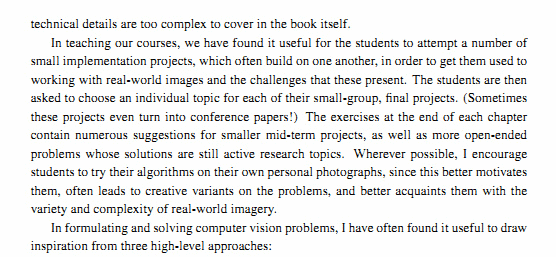
//> input picture assets/imageTextN.png, 556 x 257 px
$ ./test_dft ../assets/imageTextN.png   (built with g++ and OpenCV 4)
//> lines starting //> are read from the running program, lines starting //| are printed output that depends on the picture
#include "opencv2/core/core.hpp"
#include "opencv2/imgproc/imgproc.hpp"
#include "opencv2/imgcodecs.hpp"
#include "opencv2/highgui/highgui.hpp"
#include <iostream>
#include <cmath>

using namespace cv;

Mat I, r;
int s;
int reversed = 0;

Mat rotate(Mat src, double angle)
{
    Mat dst;
    Point2f pt(src.cols/2., src.rows/2.);
    r = getRotationMatrix2D(pt, angle, 1.0);
    warpAffine(src, dst, r, Size(src.cols, src.rows));
    return dst;
}

void reversed_cb(int, void*)
{
  r = rotate(I, s + (reversed ? -180 : 0));

  imshow("Input Image", r);
}

int main(int argc, char ** argv)
{
  const char* filename;
  if (argc > 1)
    filename = argv[1];
  else
    std::cout << "Usage: ./test_dft <filename>" << std::endl;

  I = imread(filename, IMREAD_GRAYSCALE);
//> I: 257 rows x 556 cols, CV_8UC1; min 1, max 254, mean 232.6
  if( I.empty())
    return -1;

  Mat padded;
  int m = getOptimalDFTSize( I.rows );
//> m = 270
  int n = getOptimalDFTSize( I.cols );
//> n = 576
  copyMakeBorder(I, padded, 0, m - I.rows, 0, n - I.cols, BORDER_CONSTANT, Scalar::all(0));

  Mat planes[] = {Mat_<float>(padded), Mat::zeros(padded.size(), CV_32F)};
//> planes[1]: 270 rows x 576 cols, CV_32FC1; every value is 0
  Mat complexI;
  merge(planes, 2, complexI);

  dft(complexI, complexI);

  split(complexI, planes);
  magnitude(planes[0], planes[1], planes[0]);
  Mat magI = planes[0];

  magI += Scalar::all(1);
  log(magI, magI);

  magI = magI(Rect(0, 0, magI.cols & -2, magI.rows & -2));

  int cx = magI.cols/2;
//> cx = 288
  int cy = magI.rows/2;
//> cy = 135

  Mat q0(magI, Rect(0, 0, cx, cy));
  Mat q1(magI, Rect(cx, 0, cx, cy));
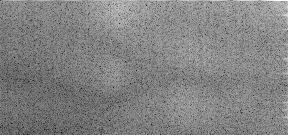
//> q1: 135 rows x 288 cols, CV_32FC1; min 4.15, max 14, mean 9.2; drawn with min black and max white
  Mat q2(magI, Rect(0, cy, cx, cy));
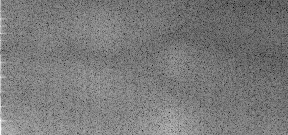
//> q2: 135 rows x 288 cols, CV_32FC1; min 4.15, max 14.68, mean 9.19; drawn with min black and max white
  Mat q3(magI, Rect(cx, cy, cx, cy));
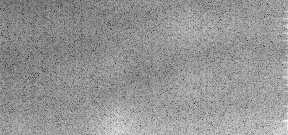
//> q3: 135 rows x 288 cols, CV_32FC1; min 3.8, max 12.8, mean 9.07; drawn with min black and max white

  Mat tmp;
  q0.copyTo(tmp);
  q3.copyTo(q0);
  tmp.copyTo(q3);

  q1.copyTo(tmp);
  q2.copyTo(q1);
  tmp.copyTo(q2);
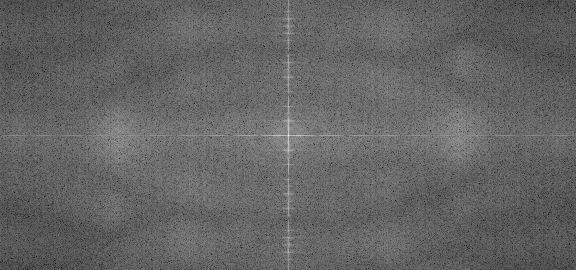
//> magI: 270 rows x 576 cols, CV_32FC1; min 3.8, max 17.32, mean 9.14; drawn with min black and max white

  normalize(magI, magI, 0, 1, NORM_MINMAX);

  magI.convertTo(magI, CV_8U, 255);
//> magI: 270 rows x 576 cols, CV_8UC1
  imwrite("m.jpg", magI);

  std::vector<Vec2f> lines;
  std::vector<Vec4i> linesP;
  std::vector<float> slopes;
  std::vector<int> intercepts;

  Mat cdst = imread("m.jpg", 0);
//> cdst: 270 rows x 576 cols, CV_8UC1; min 0, max 255, mean 100.7

  Mat dst = Mat::zeros(I.rows, I.cols, CV_8UC3);

  Canny(cdst, cdst, 150, 150, 3);
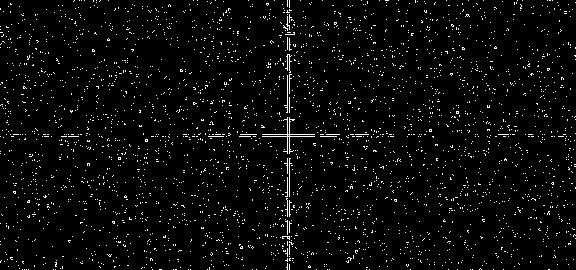
//> cdst: 270 rows x 576 cols, CV_8UC1; 3.5% white in thin lines or dots
  imshow("tst", cdst);
  HoughLines(cdst, lines, 1, CV_PI/180, 70);
//> lines = 11 lines (rho, theta): [287, 0], [289, 0], [134, 1.57], [136, 1.57], [291, 0.02], [-285, 3.12], [139, 1.55], [129, 1.59], [131, 1.59], [146, 1.54], [295, 0.03]
  HoughLinesP(cdst, linesP, 1, CV_PI/180, 50, 50, 10);
//> linesP = 4 lines (x1, y1, x2, y2): [289, 269, 289, 0], [287, 269, 287, 0], [183, 134, 393, 134], [239, 136, 393, 136]
  for (size_t i = 0; i < lines.size(); i++)
  {
    Vec2f l = lines[i];
    std::cout << "l " << l[0] << " " << l[1] * 180 / CV_PI << "(" << l[1] << ")" << std::endl;
    int angle = l[1] * 180 / CV_PI;
    if ((angle < 87 || angle > 93) && (angle < -1 || angle > 1) && i >= 10)
        slopes.push_back(l[1] * 180 / CV_PI);
    float a = cos(l[1]);
    float b = sin(l[1]);
    int x0 = l[0] * a;
    int y0 = l[0] * b;
    int pt_x0 = cvRound(x0 + 1000*(-b));
    int pt_y0 = cvRound(y0 + 1000*a);
    int pt_x1 = cvRound(x0 - 1000*(-b));
    int pt_y1 = cvRound(y0 - 1000*(a));

    if ((angle < 87 || angle > 93) && angle != 0)
    {
      line(dst, Point(pt_x0, pt_y0), Point(pt_x1, pt_y1), Scalar(0,0,255), 3, LINE_AA);

      Vec4i lP = linesP[i];
      line(dst, Point(lP[0], lP[1]), Point(lP[2], lP[3]), Scalar(255,0,0), 3, LINE_AA);
    }
  }
//> this loop made 11 passes
//> (l, angle, a, b, x0, y0, pt_x0, pt_y0) on passes 5, 6, 11: ([291, 0.0175], 1, 1, 0.0175, 290, 5, 273, 1005), ([-285, 3.12], 179, -1, 0.0175, 284, -4, 267, -1004), ([295, 0.0349], 2, 0.999, 0.0349, 294, 10, 259, 1009)
//> (l, angle, a, b, x0, y0, pt_x0, pt_y0) on passes 3, 4, 7, 8, 9, 10: ([134, 1.57], 90, -4.37e-08, 1, 0, 134, -1000, 134), ([136, 1.57], 90, -4.37e-08, 1, 0, 136, -1000, 136), ([139, 1.55], 88, 0.0175, 1, 2, 138, -998, 155), ([129, 1.59], 90, -0.0175, 1, -2, 128, -1002, 111), ([131, 1.59], 90, -0.0175, 1, -2, 130, -1002, 113), ([146, 1.54], 87, 0.0349, 0.999, 5, 145, -994, 180)
//| l 287 0(0)
//| l 289 0(0)
//| l 134 90(1.5708)
//| l 136 90(1.5708)
//| l 291 1(0.0174533)
//| l -285 179(3.12414)
//| l 139 89(1.55334)
//| l 129 91(1.58825)
//> (output is shown up to pass 8 of 11)
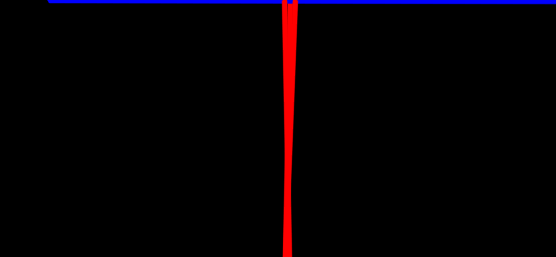
//> dst: 257 rows x 556 cols, CV_8UC3; mean B, G, R 3.3, 0, 4.6

  for (int i = 0; i < slopes.size(); i++)
    std::cout << "slopes " << slopes[i] << std::endl;
//> this loop made 1 pass
//| slopes 2

  namedWindow("Input", 1);
  imshow("Frequency Domain", magI);
  imshow("Hough", dst);
  s = slopes[0];
//> s = 2
  std::cout << "angle " << s << std::endl;
//| angle 2
  reversed_cb(0, 0);
//> in rotate, `r = getRotationMatrix2D(pt, angle, 1.0);`: r = [[0.999, 0.0349, -4.32], [-0.0349, 0.999, 9.78]]
//> in rotate, `warpAffine(src, dst, r, Size(src.cols, src.rows));`:
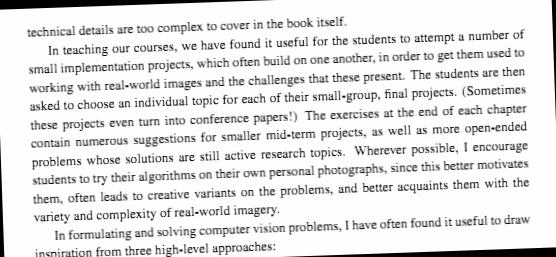
//> dst: 257 rows x 556 cols, CV_8UC1; min 0, max 254, mean 227
  createTrackbar("reversed", "Input", &reversed, 1, reversed_cb);

  char k = 0;
  while ((k = waitKey()))
//> the Esc key is pressed
    if (k == 27)
      break;

  return 0;
}

$ run again, on assets/imageTextR2.png
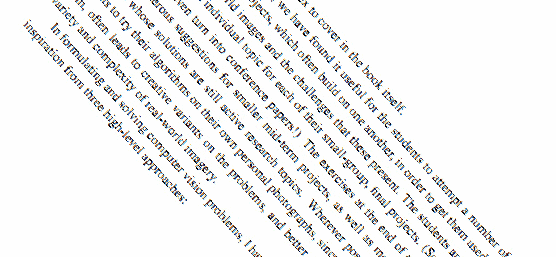
//> input picture assets/imageTextR2.png, 556 x 257 px
//> `Canny(cdst, cdst, 150, 150, 3);`:
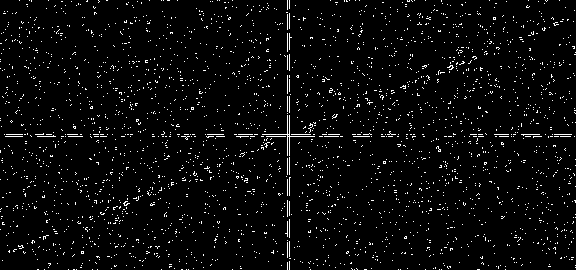
//> cdst: 270 rows x 576 cols, CV_8UC1; 3.6% white in thin lines or dots
//> lines = 12 lines (rho, theta): [136, 1.57], [134, 1.57], [287, 0], [289, 0], [237, 1.17], [-285, 3.12], [290, 0.02], [130, 1.59], [141, 1.55], [139, 1.55], [234, 1.19], [232, 1.19]
//> linesP = 15 lines (x1, y1, x2, y2), first 8: [152, 136, 224, 136], [470, 134, 571, 134], [287, 269, 287, 0], [289, 269, 289, 0], [236, 136, 424, 136], [119, 207, 195, 175], [352, 134, 423, 134], [78, 221, 148, 193]
//> the loop `for (size_t i = 0; i < lines.size(); i++)` made 12 passes
//> (l, angle, a, b, x0, y0, pt_x0, pt_y0) on passes 5, 6, 7, 11, 12: ([237, 1.17], 66, 0.391, 0.921, 92, 218, -829, 609), ([-285, 3.12], 179, -1, 0.0175, 284, -4, 267, -1004), ([290, 0.0175], 1, 1, 0.0175, 289, 5, 272, 1005), ([234, 1.19], 67, 0.375, 0.927, 87, 216, -840, 591), ([232, 1.19], 67, 0.375, 0.927, 86, 215, -841, 590)
//> (printed output is left out)
//> the loop `for (int i = 0; i < slopes.size(); i++)` made 2 passes
//| slopes 68
//| slopes 68
//> s = 68
//| angle 68
//> r = [[0.375, 0.927, 54.72], [-0.927, 0.375, 338.1]]
//> in rotate, `warpAffine(src, dst, r, Size(src.cols, src.rows));`:
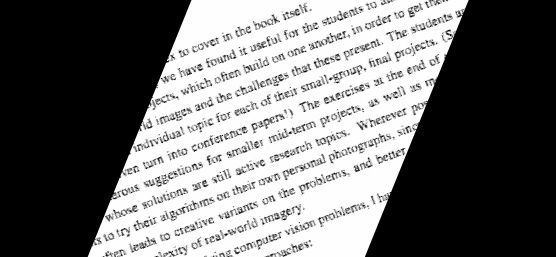
//> dst: 257 rows x 556 cols, CV_8UC1; min 0, max 254, mean 114

$ run again, on assets/imageTextR3.png
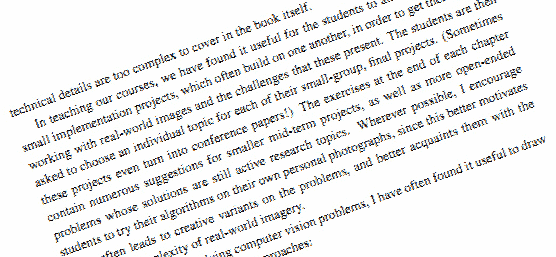
//> input picture assets/imageTextR3.png, 556 x 257 px
//> `Canny(cdst, cdst, 150, 150, 3);`:
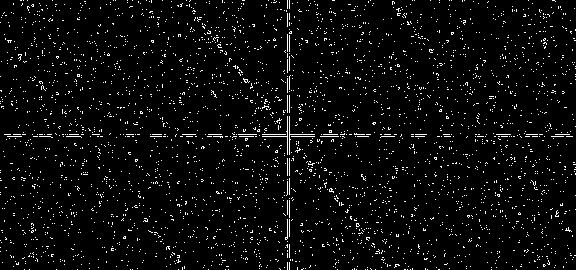
//> cdst: 270 rows x 576 cols, CV_8UC1; 4.1% white in thin lines or dots
//> lines = 13 lines (rho, theta), first 12: [134, 1.57], [136, 1.57], [289, 0], [287, 0], [-285, 3.12], [290, 0.02], [131, 1.59], [139, 1.55], [141, 1.55], [129, 1.59], [-149, 2.5], [-144, 2.48]
//> linesP = 12 lines (x1, y1, x2, y2), first 8: [467, 136, 572, 136], [4, 134, 221, 134], [287, 269, 287, 0], [289, 269, 289, 0], [150, 136, 343, 136], [238, 134, 293, 134], [311, 164, 387, 265], [326, 183, 381, 253]
//> the loop `for (size_t i = 0; i < lines.size(); i++)` made 13 passes
//> (l, angle, a, b, x0, y0, pt_x0, pt_y0) on passes 5, 6, 11, 12: ([-285, 3.12], 179, -1, 0.0175, 284, -4, 267, -1004), ([290, 0.0175], 1, 1, 0.0175, 289, 5, 272, 1005), ([-149, 2.5], 142, -0.799, 0.602, 118, -89, -484, -888), ([-144, 2.48], 142, -0.788, 0.616, 113, -88, -503, -876)
//> (printed output is left out)
//> the loop `for (int i = 0; i < slopes.size(); i++)` made 2 passes
//| slopes 143
//| slopes 142
//> s = 143
//| angle 143
//> r = [[-0.799, 0.602, 422.7], [-0.602, -0.799, 398.4]]
//> in rotate, `warpAffine(src, dst, r, Size(src.cols, src.rows));`:
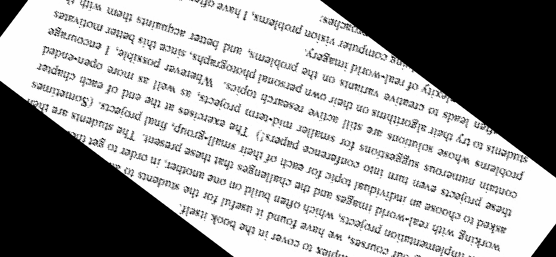
//> dst: 257 rows x 556 cols, CV_8UC1; min 0, max 254, mean 160.9
